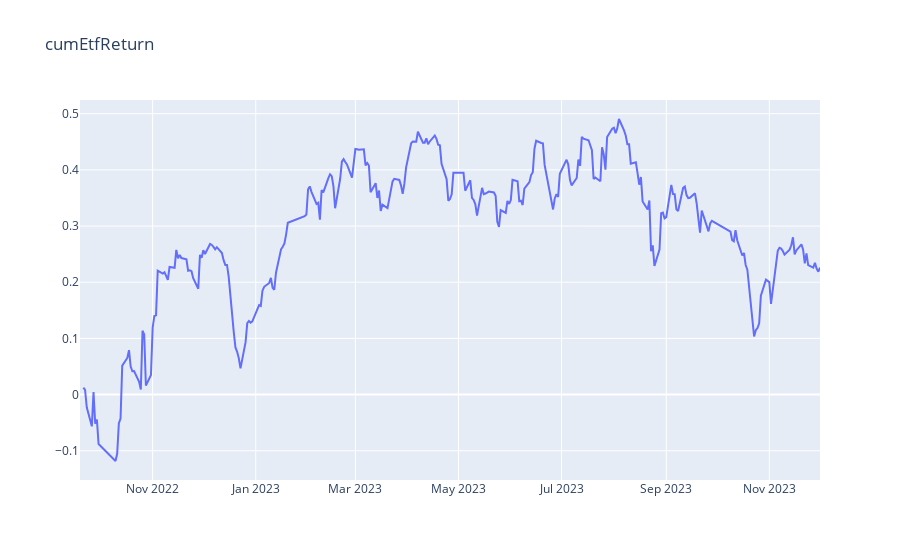

The cell this chart's notebook holds for it:
### Markdown cell above
## 多头收益
收益计算逻辑：长期持有delta份300etf，因此多头收益等同于300etf的日收益率曲线

### Code cell
portfolio['etfPosition'] = portfolio['delta'].shift(1) # 需要shift(1)一下，因为是尾盘调仓，所以当日的delta中性仓位是按照昨日的收盘价计算的
portfolio['etfReturn'] = portfolio['etf500Price'].diff() * portfolio['etfPosition']
portfolio['etfReturn'] = portfolio['etfReturn'] - (0.0001 * portfolio['etf500Price']+  0.001*slippage ) * portfolio['etfPosition'].diff() # 买入etf500需要手续费
# 计算累加收益
portfolio['cumEtfReturn'] = portfolio['etfReturn'].cumsum()
# 可视化
fig = go.Figure()
fig.add_trace(go.Scatter(x=portfolio['datetime'], y=portfolio['cumEtfReturn'], name="cumEtfReturn"))
fig.update_layout(title_text='cumEtfReturn')
fig.show()

### Figure 1 — Plotly figure (JSON) as saved in the notebook; plotly's stock layout.template omitted (floating-point values rounded to 4 significant figures; data arrays with more than 128 entries replaced by an {"elided": "..."} marker saying what was removed)
{"data": [{"name": "cumEtfReturn", "type": "scatter", "x": {"elided": "292 str values"}, "y": {"elided": "292 float values"}}], "layout": {"title": {"text": "cumEtfReturn"}}}
